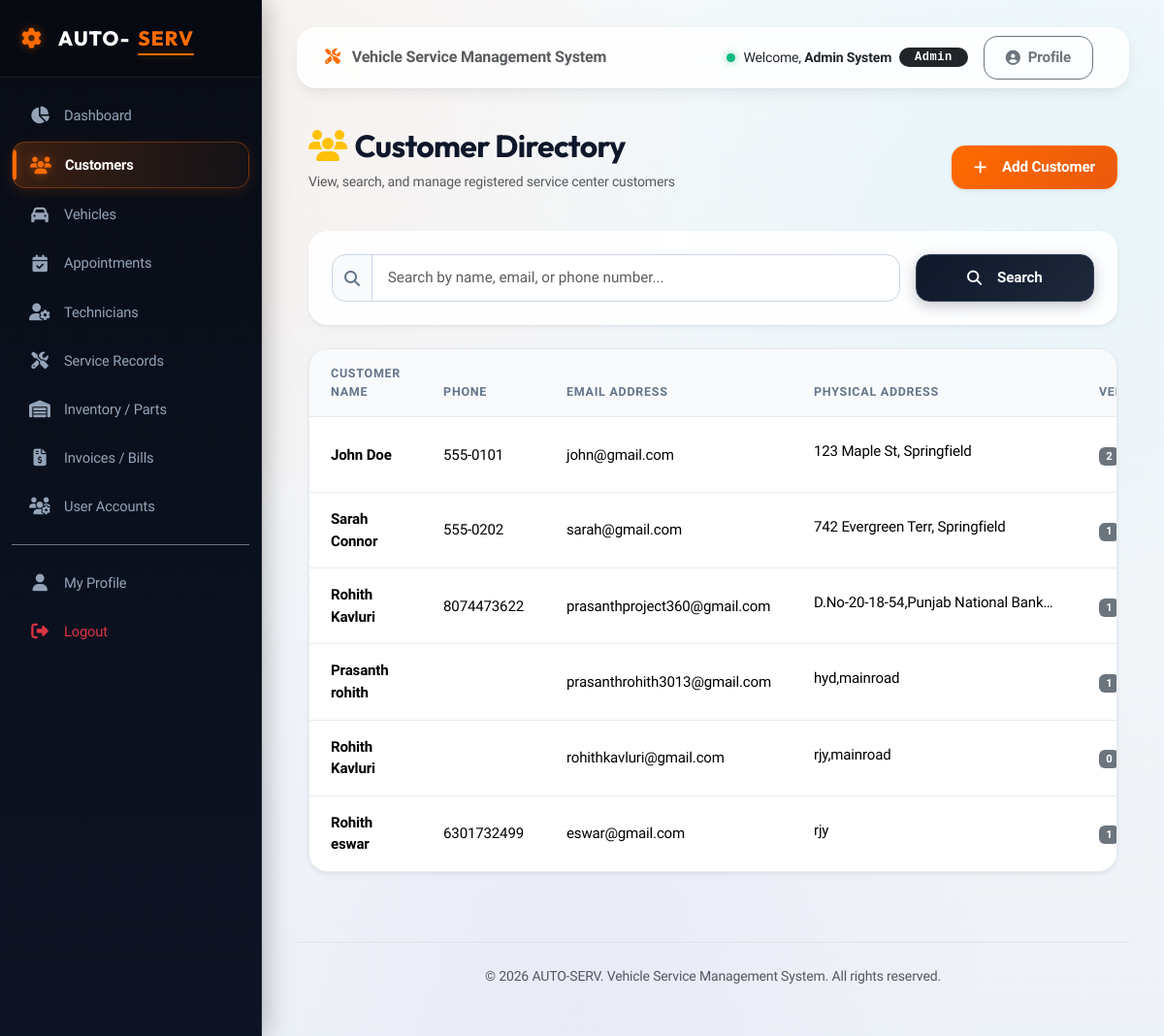
Screenshot of /customers/ (signed in) with the database file from the repository.
### accounts/models.py (models this page shows, shortened)
class User(AbstractUser):
    ROLE_CHOICES = (
        ('admin', 'Admin'),
        ('customer', 'Customer'),
        ('technician', 'Technician'),
        ('service_advisor', 'Service Advisor'),
    )
    role = models.CharField(max_length=20, choices=ROLE_CHOICES, default='customer')
    phone = models.CharField(max_length=15, blank=True, null=True)
    address = models.TextField(blank=True, null=True)

### customers/models.py (models this page shows, shortened)
class Customer(models.Model):
    user = models.OneToOneField(settings.AUTH_USER_MODEL, on_delete=models.CASCADE, null=True, blank=True, related_name='customer')
    customer_name = models.CharField(max_length=100)
    phone = models.CharField(max_length=15)
    email = models.EmailField()
    address = models.TextField()

### accounts/decorators.py (the view)
        def _wrapped_view(request, *args, **kwargs):
            if request.user.is_authenticated:
                allowed_roles = list(roles)
                if 'admin' in allowed_roles and 'service_advisor' not in allowed_roles:
                    allowed_roles.append('service_advisor')
                if request.user.role in allowed_roles or request.user.is_superuser:
                    return view_func(request, *args, **kwargs)
            raise PermissionDenied

### customers/views.py (called while the page is built)
@login_required
@role_required('admin')
def customer_list(request):
    query = request.GET.get('q', '')
    if query:
        customers = Customer.objects.filter(
            Q(customer_name__icontains=query) |
            Q(phone__icontains=query) |
            Q(email__icontains=query)
        )
    else:
        customers = Customer.objects.all()
    return render(request, 'customers/customer_list.html', {
        'customers': customers,
        'query': query
    })

### templates/customers/customer_list.html (shortened to what this page needs)
{% extends 'base.html' %}
{% block content %}
<div class="d-flex justify-content-between align-items-center mb-4">
    <div>
        <h2 class="fw-bold"><i class="fa-solid fa-users text-warning me-2"></i>Customer Directory</h2>
        <p class="text-muted small">View, search, and manage registered service center customers</p>
    </div>
    <a href="{% url 'customers:customer_create' %}" class="btn btn-primary shadow-sm">
        <i class="fa-solid fa-plus me-2"></i>Add Customer
    </a>
</div>
<div class="card border-0 shadow-sm p-4 mb-4">
    <form method="get" class="row g-3">
        <div class="col-md-9">
            <div class="input-group">
                <span class="input-group-text"><i class="fa-solid fa-magnifying-glass"></i></span>
                <input type="text" name="q" class="form-control" placeholder="Search by name, email, or phone number..." value="{{ query }}">
            </div>
        </div>
        <div class="col-md-3 d-flex gap-2">
            <button type="submit" class="btn btn-secondary w-100"><i class="fa-solid fa-search me-2"></i>Search</button>
        </div>
    </form>
</div>
<div class="custom-table-card shadow-sm">
    <div class="table-responsive">
        <table class="table custom-table mb-0 align-middle">
            <thead>
                <tr>
                    <th>Customer Name</th>
                    <th>Phone</th>
                    <th>Email Address</th>
                    <th>Physical Address</th>
                    <th>Vehicles</th>
                </tr>
            </thead>
            <tbody>
                {% for customer in customers %}
                <tr>
                    <td class="fw-semibold">{{ customer.customer_name }}</td>
                    <td>{{ customer.phone }}</td>
                    <td>{{ customer.email }}</td>
                    <td><span class="text-truncate d-inline-block" style="max-width: 250px;">{{ customer.address }}</span></td>
                    <td><span class="badge bg-secondary">{{ customer.vehicles.count }}</span></td>
                </tr>
                {% endfor %}
            </tbody>
        </table>
    </div>
</div>
{% endblock %}

### templates/navbar.html (shortened to what this page needs)
<nav class="navbar navbar-expand-lg main-navbar py-2 px-3 mb-3 no-print">
    <div class="container-fluid">
        {% if not user.is_authenticated %}
        <a class="navbar-brand text-dark fw-bold d-flex align-items-center" href="/">
            <i class="fa-solid fa-gear me-2 brand-gear fs-4"></i>AUTO-<span style="color:var(--primary-color);">SERV</span>
        </a>
        {% else %}
        <span class="navbar-brand text-muted fs-6 d-none d-md-inline fw-semibold">
            <i class="fa-solid fa-screwdriver-wrench me-2" style="color:var(--primary-color);"></i> Vehicle Service Management System
        </span>
        {% endif %}
        <div class="ms-auto d-flex align-items-center">
            {% if user.is_authenticated %}
            <div class="text-dark me-3 d-none d-sm-flex align-items-center">
                <span class="status-dot dot-active me-2"></span>
                <span class="small me-2">Welcome, <strong class="text-dark">{{ user.first_name|default:user.username }} {{ user.last_name }}</strong></span>
                <span class="badge bg-dark rounded-pill px-3 py-1 font-monospace" style="letter-spacing: 0.5px;">{{ user.get_role_display }}</span>
            </div>
            <a href="{% url 'accounts:profile' %}" class="btn btn-sm btn-outline-secondary me-2">
                <i class="fa-solid fa-user-circle"></i> Profile
            </a>
            {% endif %}
        </div>
    </div>
</nav>

### rows the page displays
User: first_name "Admin", last_name "System", role "Admin"
Customer: customer_name "John Doe", phone "555-0101", email "john@gmail.com", address "123 Maple St, Springfield", vehicles.count "2"
Customer: customer_name "Sarah Connor", phone "555-0202", email "sarah@gmail.com", address "742 Evergreen Terr, Springfield", vehicles.count "1"
Customer: customer_name "Rohith Kavluri", phone "8074473622", email "prasanthproject360@gmail.com", address "D.No-20-18-54,Punjab National Bank…", vehicles.count "1"
Customer: customer_name "Prasanth rohith", email "prasanthrohith3013@gmail.com", address "hyd,mainroad", vehicles.count "1"
Customer: customer_name "Rohith Kavluri", email "rohithkavluri@gmail.com", address "rjy,mainroad", vehicles.count "0"
Customer: customer_name "Rohith eswar", phone "6301732499", email "eswar@gmail.com", address "rjy", vehicles.count "1"
